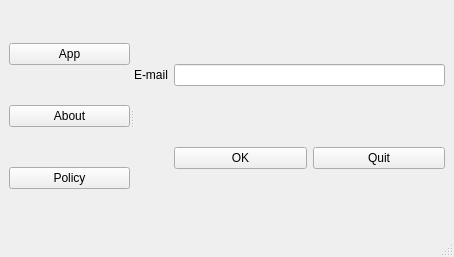
<?xml version="1.0" encoding="UTF-8"?>
<ui version="4.0">
 <class>MainWindow</class>
 <widget class="QMainWindow" name="MainWindow">
  <property name="geometry">
   <rect>
    <x>0</x>
    <y>0</y>
    <width>454</width>
    <height>257</height>
   </rect>
  </property>
  <property name="windowTitle">
   <string>MainWindow</string>
  </property>
  <widget class="QWidget" name="centralwidget">
   <layout class="QHBoxLayout" name="horizontalLayout_3">
    <item>
     <widget class="QSplitter" name="splitter">
      <property name="orientation">
       <enum>Qt::Horizontal</enum>
      </property>
      <widget class="QWidget" name="">
       <layout class="QVBoxLayout" name="verticalLayout">
        <item>
         <widget class="QPushButton" name="pushButton_3">
          <property name="text">
           <string>App</string>
          </property>
         </widget>
        </item>
        <item>
         <widget class="QPushButton" name="pushButton_4">
          <property name="text">
           <string>About</string>
          </property>
         </widget>
        </item>
        <item>
         <widget class="QPushButton" name="pushButton_5">
          <property name="text">
           <string>Policy</string>
          </property>
         </widget>
        </item>
       </layout>
      </widget>
      <widget class="QWidget" name="">
       <layout class="QGridLayout" name="gridLayout">
        <item row="0" column="0">
         <layout class="QHBoxLayout" name="horizontalLayout">
          <item>
           <widget class="QLabel" name="label">
            <property name="text">
             <string>E-mail</string>
            </property>
            <property name="buddy">
             <cstring>lineEdit</cstring>
            </property>
           </widget>
          </item>
          <item>
           <widget class="QLineEdit" name="lineEdit"/>
          </item>
         </layout>
        </item>
        <item row="1" column="0">
         <layout class="QHBoxLayout" name="horizontalLayout_2">
          <item>
           <spacer name="horizontalSpacer">
            <property name="orientation">
             <enum>Qt::Horizontal</enum>
            </property>
            <property name="sizeType">
             <enum>QSizePolicy::Preferred</enum>
            </property>
            <property name="sizeHint" stdset="0">
             <size>
              <width>40</width>
              <height>20</height>
             </size>
            </property>
           </spacer>
          </item>
          <item>
           <widget class="QPushButton" name="pushButton">
            <property name="text">
             <string>OK</string>
            </property>
           </widget>
          </item>
          <item>
           <widget class="QPushButton" name="pushButton_2">
            <property name="text">
             <string>Quit</string>
            </property>
           </widget>
          </item>
         </layout>
        </item>
       </layout>
      </widget>
     </widget>
    </item>
   </layout>
  </widget>
  <widget class="QMenuBar" name="menubar">
   <property name="geometry">
    <rect>
     <x>0</x>
     <y>0</y>
     <width>454</width>
     <height>21</height>
    </rect>
   </property>
  </widget>
  <widget class="QStatusBar" name="statusbar"/>
 </widget>
 <resources/>
 <connections/>
</ui>
